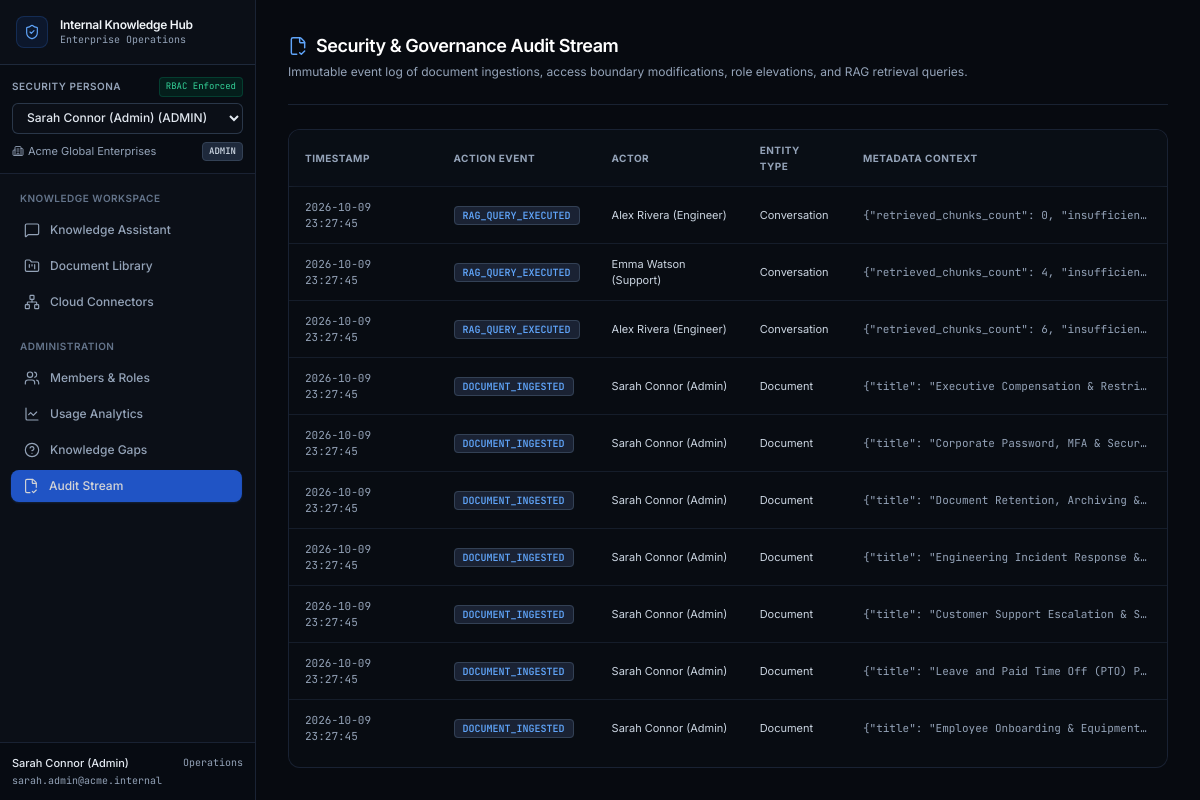
/audit/, run on an earlier commit of the app's database.
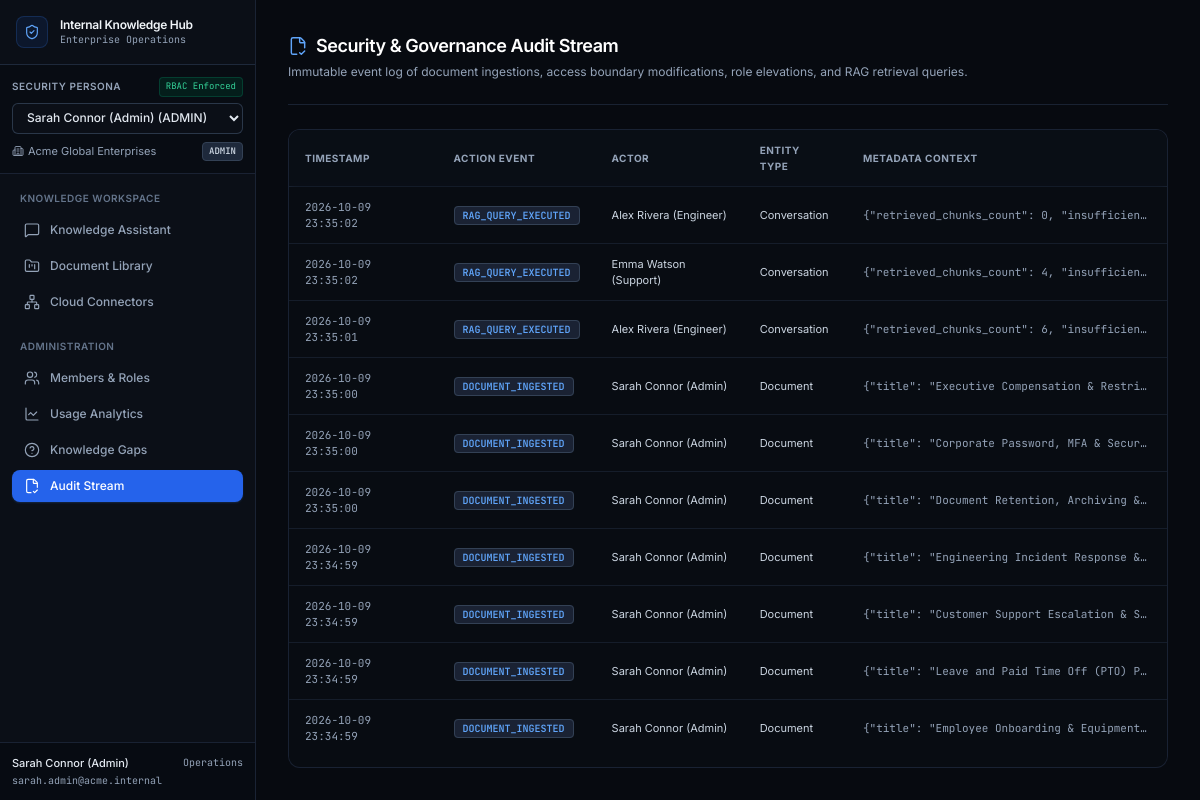
And on a later commit of the database.
### hub/models.py (models this page shows, shortened)
class Organization(models.Model):
    id = models.UUIDField(primary_key=True, default=uuid.uuid4, editable=False)
    name = models.CharField(max_length=255)
    slug = models.SlugField(max_length=100, unique=True)
    domain = models.CharField(max_length=255, blank=True, null=True)
    created_at = models.DateTimeField(auto_now_add=True)
    updated_at = models.DateTimeField(auto_now=True)

class OrganizationMembership(models.Model):
    id = models.UUIDField(primary_key=True, default=uuid.uuid4, editable=False)
    organization = models.ForeignKey(Organization, on_delete=models.CASCADE, related_name='memberships')
    user = models.ForeignKey(Profile, on_delete=models.CASCADE, related_name='memberships')
    role = models.CharField(max_length=20, choices=OrgRole.choices, default=OrgRole.MEMBER)
    department = models.CharField(max_length=100, blank=True, null=True)
    is_active = models.BooleanField(default=True)
    created_at = models.DateTimeField(auto_now_add=True)
    updated_at = models.DateTimeField(auto_now=True)
    class Meta:
        unique_together = ('organization', 'user')

class Profile(models.Model):
    id = models.UUIDField(primary_key=True, default=uuid.uuid4, editable=False)
    email = models.EmailField(unique=True)
    full_name = models.CharField(max_length=255)
    avatar_url = models.TextField(blank=True, null=True)
    created_at = models.DateTimeField(auto_now_add=True)
    updated_at = models.DateTimeField(auto_now=True)

class AuditLog(models.Model):
    id = models.UUIDField(primary_key=True, default=uuid.uuid4, editable=False)
    organization = models.ForeignKey(Organization, on_delete=models.CASCADE, related_name='audit_logs')
    user = models.ForeignKey(Profile, on_delete=models.SET_NULL, null=True, blank=True)
    action = models.CharField(max_length=100)
    entity_type = models.CharField(max_length=100)
    entity_id = models.CharField(max_length=255, blank=True, null=True)
    metadata_json = models.TextField(default='{}')
    ip_address = models.CharField(max_length=100, blank=True, null=True)
    created_at = models.DateTimeField(auto_now_add=True)

### hub/views.py (the view)
# urls.py: path('audit/', views.audit_view, name='audit'),
def audit_view(request):
    user, org, membership, role = get_current_user_and_org(request)
    if not can_view_audit_logs(role):
        return HttpResponseForbidden("Forbidden: admin access required.")
    logs = AuditLog.objects.filter(organization=org).order_by('-created_at')[:50]
    return render(request, 'hub/audit.html', {
        'logs': logs,
        'active_tab': 'audit',
    })

### hub/services/rbac.py (called while the page is built)
def has_minimum_role(user_role: str, required_role: str) -> bool:
    return ROLE_HIERARCHY.get(user_role, 0) >= ROLE_HIERARCHY.get(required_role, 0)

def can_view_audit_logs(user_role: str) -> bool:
    return has_minimum_role(user_role, OrgRole.ADMIN)

### hub/views.py (called while the page is built)
def get_current_user_and_org(request):
    user_id = request.session.get('auth_user_id', DEMO_USERS['admin']['id'])
    org_id = request.session.get('auth_org_id', DEMO_ORG_ID)
    user = Profile.objects.filter(id=user_id).first()
    org = Organization.objects.filter(id=org_id).first()
    membership = None
    if user and org:
        membership = OrganizationMembership.objects.filter(organization=org, user=user).first()
    role = membership.role if membership else OrgRole.MEMBER
    return user, org, membership, role

### hub/templates/hub/audit.html (shortened to what this page needs)
{% extends 'hub/base.html' %}
{% block content %}
<div class="flex-1 flex flex-col h-screen overflow-hidden bg-slate-950 text-slate-100 p-8">
  <div class="pb-6 border-b border-slate-800/80">
    <h1 class="text-lg font-semibold tracking-tight text-white flex items-center gap-2">
      <i data-lucide="file-check-2" class="w-5 h-5 text-blue-400"></i>
      <span>Security & Governance Audit Stream</span>
    </h1>
    <p class="text-xs text-slate-400 mt-1">
      Immutable event log of document ingestions, access boundary modifications, role elevations, and RAG retrieval queries.
    </p>
  </div>
  <div class="mt-6 flex-1 overflow-y-auto border border-slate-800/80 rounded-xl bg-slate-900/40">
    <table class="w-full text-left text-xs">
      <thead class="bg-slate-900/90 border-b border-slate-800 text-slate-400 uppercase tracking-wider text-[10px] font-semibold sticky top-0 backdrop-blur-sm">
        <tr>
          <th class="px-4 py-3">Timestamp</th>
          <th class="px-4 py-3">Action Event</th>
          <th class="px-4 py-3">Actor</th>
          <th class="px-4 py-3">Entity Type</th>
          <th class="px-4 py-3">Metadata Context</th>
        </tr>
      </thead>
      <tbody class="divide-y divide-slate-800/60 font-mono text-[11px]" id="auditTbody">
        {% for log in logs %}
          <tr class="audit-row hover:bg-slate-850/50 transition-colors">
            <td class="px-4 py-3 text-slate-400">
              {{ log.created_at|date:"Y-m-d H:i:s" }}
            </td>
            <td class="px-4 py-3">
              <span class="px-2 py-0.5 rounded text-[10px] bg-slate-800/80 border border-slate-700 text-blue-400 font-semibold">
                {{ log.action }}
              </span>
            </td>
            <td class="px-4 py-3 text-slate-300 font-sans">
              {{ log.user.full_name|default:"System" }}
            </td>
            <td class="px-4 py-3 text-slate-300 capitalize font-sans">{{ log.entity_type }}</td>
            <td class="px-4 py-3 text-slate-400 truncate max-w-xs">
              {{ log.metadata_json }}
            </td>
          </tr>
        {% empty %}
          <tr>
            <td colspan="5" class="px-4 py-12 text-center text-slate-500 font-sans">
              No audit logs recorded in current session.
            </td>
          </tr>
        {% endfor %}
      </tbody>
    </table>
  </div>
</div>
{% endblock %}

### hub/templates/hub/base.html (shortened to what this page needs)
<!DOCTYPE html>
<html lang="en" class="dark">
<head>
  <script src="https://cdn.tailwindcss.com"></script>
</head>
<body class="bg-slate-950 text-slate-100 flex h-screen overflow-hidden antialiased">
  <aside id="mainSidebar" class="w-64 bg-slate-900 border-r border-slate-800/80 flex flex-col h-screen shrink-0 select-none z-20">
    <div class="p-4 border-b border-slate-800 flex items-center justify-between">
      <div class="flex items-center space-x-3">
        <div class="w-8 h-8 rounded-lg bg-blue-600/10 border border-blue-500/20 flex items-center justify-center text-blue-400">
          <i data-lucide="shield-check" class="w-4 h-4"></i>
        </div>
        <div>
          <h1 class="font-semibold text-slate-100 text-xs tracking-tight leading-tight">Internal Knowledge Hub</h1>
          <p class="text-[10px] text-slate-400 font-mono">Enterprise Operations</p>
        </div>
      </div>
    </div>
    <div class="p-3 border-b border-slate-800/80 bg-slate-950/50">
      <div class="flex items-center justify-between mb-1.5">
        <span class="text-[10px] font-semibold uppercase tracking-wider text-slate-400">Security Persona</span>
        <span class="text-[9px] text-emerald-400 font-mono bg-emerald-950/60 border border-emerald-800/50 px-1.5 py-0.5 rounded">RBAC Enforced</span>
      </div>
      <form action="{% url 'switch_user' %}" method="POST" id="personaForm">
        <select
          name="user_id"
          onchange="document.getElementById('personaForm').submit()"
          class="w-full bg-slate-900 border border-slate-700/80 rounded-md px-2.5 py-1.5 text-xs text-slate-200 font-medium focus:outline-none focus:ring-1 focus:ring-blue-500 transition-colors"
        >
          {% for du in demo_users %}
            <option value="{{ du.id }}" {% if du.id == current_user.id %}selected{% endif %}>
              {{ du.full_name }} ({{ du.role|upper }})
            </option>
          {% endfor %}
        </select>
      </form>
      <div class="mt-2 flex items-center justify-between text-[11px] text-slate-400">
        <span class="flex items-center gap-1 truncate text-slate-400">
          <i data-lucide="building-2" class="w-3 h-3 text-slate-400"></i>
          <span class="truncate">{{ current_org.name }}</span>
        </span>
        <span class="px-1.5 py-0.5 rounded text-[9px] font-mono font-semibold bg-slate-800 text-slate-300 uppercase border border-slate-700">
          {{ current_role }}
        </span>
      </div>
    </div>
    <nav class="flex-1 overflow-y-auto p-3 space-y-1 text-xs" id="navLinks">
      <div class="text-[10px] font-semibold text-slate-500 uppercase tracking-wider px-2 py-1">
        Knowledge Workspace
      </div>
      <a
        href="{% url 'chat' %}"
        class="nav-item flex items-center gap-2.5 px-3 py-2 rounded-lg font-medium transition-all {% if active_tab == 'chat' %}bg-blue-600 text-white shadow-sm shadow-blue-500/20{% else %}text-slate-400 hover:bg-slate-800/80 hover:text-slate-200{% endif %}"
      >
        <i data-lucide="message-square" class="w-4 h-4"></i>
        <span>Knowledge Assistant</span>
      </a>
      <a
        href="{% url 'documents' %}"
        class="nav-item flex items-center gap-2.5 px-3 py-2 rounded-lg font-medium transition-all {% if active_tab == 'documents' %}bg-blue-600 text-white shadow-sm shadow-blue-500/20{% else %}text-slate-400 hover:bg-slate-800/80 hover:text-slate-200{% endif %}"
      >
        <i data-lucide="folder-kanban" class="w-4 h-4"></i>
        <span>Document Library</span>
      </a>
      <a
        href="{% url 'integrations' %}"
        class="nav-item flex items-center gap-2.5 px-3 py-2 rounded-lg font-medium transition-all {% if active_tab == 'integrations' %}bg-blue-600 text-white shadow-sm shadow-blue-500/20{% else %}text-slate-400 hover:bg-slate-800/80 hover:text-slate-200{% endif %}"
      >
        <i data-lucide="network" class="w-4 h-4"></i>
        <span>Cloud Connectors</span>
      </a>
      <div class="pt-4 text-[10px] font-semibold text-slate-500 uppercase tracking-wider px-2 py-1 flex items-center justify-between">
        <span>Administration</span>
      </div>
      {% if is_admin %}
        <a
          href="{% url 'members' %}"
          class="nav-item flex items-center gap-2.5 px-3 py-2 rounded-lg font-medium transition-all {% if active_tab == 'members' %}bg-blue-600 text-white shadow-sm shadow-blue-500/20{% else %}text-slate-400 hover:bg-slate-800/80 hover:text-slate-200{% endif %}"
        >
          <i data-lucide="users" class="w-4 h-4"></i>
          <span>Members & Roles</span>
        </a>
        <a
          href="{% url 'analytics' %}"
          class="nav-item flex items-center gap-2.5 px-3 py-2 rounded-lg font-medium transition-all {% if active_tab == 'analytics' %}bg-blue-600 text-white shadow-sm shadow-blue-500/20{% else %}text-slate-400 hover:bg-slate-800/80 hover:text-slate-200{% endif %}"
        >
          <i data-lucide="line-chart" class="w-4 h-4"></i>
          <span>Usage Analytics</span>
        </a>
        <a
          href="{% url 'gaps' %}"
          class="nav-item flex items-center gap-2.5 px-3 py-2 rounded-lg font-medium transition-all {% if active_tab == 'gaps' %}bg-blue-600 text-white shadow-sm shadow-blue-500/20{% else %}text-slate-400 hover:bg-slate-800/80 hover:text-slate-200{% endif %}"
        >
          <i data-lucide="help-circle" class="w-4 h-4"></i>
          <span>Knowledge Gaps</span>
        </a>
        <a
          href="{% url 'audit' %}"
          class="nav-item flex items-center gap-2.5 px-3 py-2 rounded-lg font-medium transition-all {% if active_tab == 'audit' %}bg-blue-600 text-white shadow-sm shadow-blue-500/20{% else %}text-slate-400 hover:bg-slate-800/80 hover:text-slate-200{% endif %}"
        >
          <i data-lucide="file-check-2" class="w-4 h-4"></i>
          <span>Audit Stream</span>
        </a>
      {% endif %}
    </nav>
    <div class="p-3 border-t border-slate-800/80 text-[11px] text-slate-400 bg-slate-950/70">
      <div class="flex items-center justify-between">
        <span class="font-medium text-slate-200 truncate">{{ current_user.full_name }}</span>
        <span class="text-[10px] text-slate-400 font-mono">{{ current_department }}</span>
      </div>
      <div class="text-[10px] text-slate-400 truncate font-mono mt-0.5">{{ current_user.email }}</div>
    </div>
  </aside>
  <main class="flex-1 flex flex-col h-screen overflow-hidden bg-slate-950">
    {% block content %}{% endblock %}
  </main>
</body>
</html>

### hub/templates/hub/base.html (style rules this page uses)
body { background-color: #070a10; color: #f3f4f6; font-family: 'Inter', sans-serif; }
.lucide { stroke-width: 1.75px; }

What changed in the data, as far as the page shows it:
removed AuditLog: created_at "2026-10-09 23:27:45", action "RAG_QUERY_EXECUTED", user.full_name "Alex Rivera (Engineer)", entity_type "Conversation", metadata_json "{\"retrieved_chunks_count\": 0, \"insufficien…"
removed AuditLog: created_at "2026-10-09 23:27:45", action "RAG_QUERY_EXECUTED", user.full_name "Emma Watson (Support)", entity_type "Conversation", metadata_json "{\"retrieved_chunks_count\": 4, \"insufficien…"
removed AuditLog: created_at "2026-10-09 23:27:45", action "RAG_QUERY_EXECUTED", user.full_name "Alex Rivera (Engineer)", entity_type "Conversation", metadata_json "{\"retrieved_chunks_count\": 6, \"insufficien…"
removed AuditLog: created_at "2026-10-09 23:27:45", action "DOCUMENT_INGESTED", user.full_name "Sarah Connor (Admin)", entity_type "Document", metadata_json "{\"title\": \"Executive Compensation & Restri…"
removed AuditLog: created_at "2026-10-09 23:27:45", action "DOCUMENT_INGESTED", user.full_name "Sarah Connor (Admin)", entity_type "Document", metadata_json "{\"title\": \"Corporate Password, MFA & Secur…"
removed AuditLog: created_at "2026-10-09 23:27:45", action "DOCUMENT_INGESTED", user.full_name "Sarah Connor (Admin)", entity_type "Document", metadata_json "{\"title\": \"Document Retention, Archiving &…"
removed AuditLog: created_at "2026-10-09 23:27:45", action "DOCUMENT_INGESTED", user.full_name "Sarah Connor (Admin)", entity_type "Document", metadata_json "{\"title\": \"Engineering Incident Response &…"
removed AuditLog: created_at "2026-10-09 23:27:45", action "DOCUMENT_INGESTED", user.full_name "Sarah Connor (Admin)", entity_type "Document", metadata_json "{\"title\": \"Customer Support Escalation & S…"
removed AuditLog: created_at "2026-10-09 23:27:45", action "DOCUMENT_INGESTED", user.full_name "Sarah Connor (Admin)", entity_type "Document", metadata_json "{\"title\": \"Leave and Paid Time Off (PTO) P…"
removed AuditLog: created_at "2026-10-09 23:27:45", action "DOCUMENT_INGESTED", user.full_name "Sarah Connor (Admin)", entity_type "Document", metadata_json "{\"title\": \"Employee Onboarding & Equipment…"
added AuditLog: created_at "2026-10-09 23:35:02", action "RAG_QUERY_EXECUTED", user.full_name "Alex Rivera (Engineer)", entity_type "Conversation", metadata_json "{\"retrieved_chunks_count\": 0, \"insufficien…"
added AuditLog: created_at "2026-10-09 23:35:02", action "RAG_QUERY_EXECUTED", user.full_name "Emma Watson (Support)", entity_type "Conversation", metadata_json "{\"retrieved_chunks_count\": 4, \"insufficien…"
added AuditLog: created_at "2026-10-09 23:35:01", action "RAG_QUERY_EXECUTED", user.full_name "Alex Rivera (Engineer)", entity_type "Conversation", metadata_json "{\"retrieved_chunks_count\": 6, \"insufficien…"
added AuditLog: created_at "2026-10-09 23:35:00", action "DOCUMENT_INGESTED", user.full_name "Sarah Connor (Admin)", entity_type "Document", metadata_json "{\"title\": \"Executive Compensation & Restri…"
added AuditLog: created_at "2026-10-09 23:35:00", action "DOCUMENT_INGESTED", user.full_name "Sarah Connor (Admin)", entity_type "Document", metadata_json "{\"title\": \"Corporate Password, MFA & Secur…"
added AuditLog: created_at "2026-10-09 23:35:00", action "DOCUMENT_INGESTED", user.full_name "Sarah Connor (Admin)", entity_type "Document", metadata_json "{\"title\": \"Document Retention, Archiving &…"
added AuditLog: created_at "2026-10-09 23:34:59", action "DOCUMENT_INGESTED", user.full_name "Sarah Connor (Admin)", entity_type "Document", metadata_json "{\"title\": \"Engineering Incident Response &…"
added AuditLog: created_at "2026-10-09 23:34:59", action "DOCUMENT_INGESTED", user.full_name "Sarah Connor (Admin)", entity_type "Document", metadata_json "{\"title\": \"Customer Support Escalation & S…"
added AuditLog: created_at "2026-10-09 23:34:59", action "DOCUMENT_INGESTED", user.full_name "Sarah Connor (Admin)", entity_type "Document", metadata_json "{\"title\": \"Leave and Paid Time Off (PTO) P…"
added AuditLog: created_at "2026-10-09 23:34:59", action "DOCUMENT_INGESTED", user.full_name "Sarah Connor (Admin)", entity_type "Document", metadata_json "{\"title\": \"Employee Onboarding & Equipment…"
